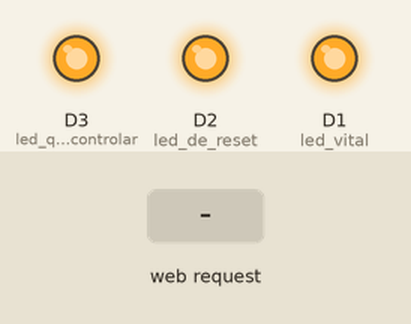
This sketch was run on a simulated ESP8266 (NodeMCU). On the bench: output pins drawn as LEDs (lit = HIGH). Inputs (shaded band) come from the test bench. WiFi joins after 1.5 s; servers stay silent unless stated; storage starts empty; what the sketch prints to the serial monitor is not drawn.

Above: at 2.7 s.
2.8 s: HTTP request GET /config?led_status=1 received
At 3.7 s:
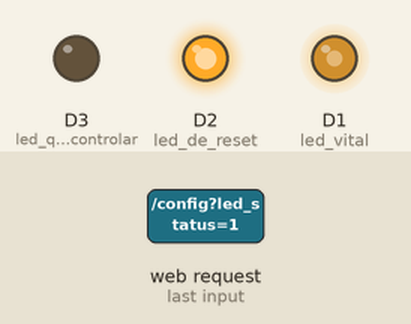
At 4.4 s:
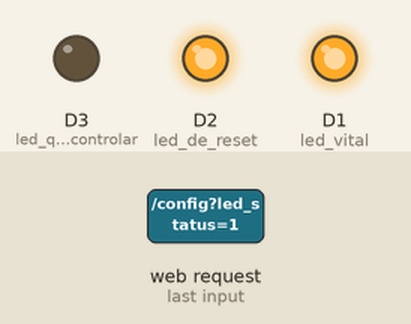
Timing chart, 0 to 11.8 s (numbered marks = the images above; inputs shaded):
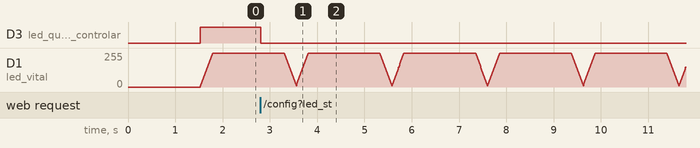

The sketch:

Autohome_html.ino
```cpp
#include "Arduino.h"
#include "ESP8266WiFi.h"
#include "WifiClient.h"
#include "ESP8266WebServer.h"
#include "SPI.h"
#define FS_NO_GLOBALS
#include "FS.h" // include do sistema de arquivos SPI

namespace CONFIG{
  const char* ssid = "ssid";
  const char* pass = "senha";
  char temSPIFFS = 0;
  char nome[32] = "Nome do ESP8266";
  char ledStatus=0;
}

ESP8266WebServer servidor;
namespace PAGINAS{
  void enviaArquivo(const char* nome){
    digitalWrite(D2,LOW);
    if(!CONFIG::temSPIFFS){
      servidor.send(200,"text/plain","SPIFFS nao inicializado!");
      digitalWrite(D2,HIGH);
      return;
    };
    fs::File arquivo=SPIFFS.open(nome,"r");
    servidor.setContentLength(CONTENT_LENGTH_UNKNOWN);
    servidor.streamFile(arquivo,"text/html");
    arquivo.close();
    digitalWrite(D2,HIGH);
  }
  void handleIndex(){
    // envia o arquivo index.htm
    enviaArquivo("/index.htm");
  }
  void handleSetup(){
    // envia o arquivo setup.htm
    enviaArquivo("/setup.htm");
  }
  // Envia as configurações em formato JSON
  // no caso estou enviando só o nome e o estado do LED
  void handleDados(){
    digitalWrite(D2,LOW);
    servidor.setContentLength(CONTENT_LENGTH_UNKNOWN);
    String dadosJSON="";
    dadosJSON += "{";
    dadosJSON += "\"esp_nome\":\"";
    dadosJSON += CONFIG::nome;
    dadosJSON += "\",";
    dadosJSON += "\"led_status\":\"";
    dadosJSON += CONFIG::ledStatus ? "on" : "off";
    dadosJSON += "\"}";
    servidor.send(200,"text/json",dadosJSON);
    servidor.client().stop();
    digitalWrite(D2,HIGH);
  }
  void handleConfig(){
    // descomentar para mostrar os argumentos recebidos pelo método POST
    /*int argCount = servidor.args();
    int i;
    for(i=0;i<argCount;i++){
      Serial.print(i);
      Serial.print(")");
      Serial.print(servidor.argName(i));
      Serial.print("=");
      Serial.println(servidor.arg(i));
    };*/
    if(servidor.hasArg("novo_nome")){
      String novo_nome = servidor.arg("novo_nome");
      memset(CONFIG::nome,0,sizeof(CONFIG::nome));
      strncpy(CONFIG::nome,novo_nome.c_str(),31);
    };
    if(servidor.hasArg("led_status")){ // o form não envia essa variável quando o
      CONFIG::ledStatus = 1;           // checkbox não está marcado
    }else{
      CONFIG::ledStatus = 0;
    };
    // Não sei se o certo seria fazer isso ou mandar
    // um header pra redirecionar o browser, mas isso
    // funciona também
    enviaArquivo("/index.htm");
  };
};
int pisca=0;
int pisca_dir=10;
void setup(){
  Serial.begin(115200);
  Serial.println(ESP.getResetReason()); // se o ESP foi resetado, a gente vai saber o motivo

  ESP.wdtEnable(8000); // configura o WDT pra resetar o ESP se ele ficar sem comer por 8 segundos
  pinMode(D1,OUTPUT);  // led vital. colocar um led amarelo aqui, catodo ligado no pino.
  pinMode(D2,OUTPUT);  // led de reset. colocar um led vermelho aqui com o catodo ligado no pino.
  pinMode(D3,OUTPUT);  // led que eu vou controlar. colocar um led verde aqui, catodo ligado no pino.
  digitalWrite(D2,LOW); // acende o led de reset pra gente saber que o ESP8266 reiniciou

  Serial.print("Conectando a ");
  Serial.print( CONFIG::ssid );

  WiFi.enableSTA(true); // coloca o ESP em modo estação (ele pode estar configurado como ponto de acesso)
  WiFi.begin(CONFIG::ssid,CONFIG::pass);

  while(WiFi.status()!=WL_CONNECTED){
    delay(100);
    Serial.print(".");
    ESP.wdtFeed();
  };
  Serial.print("Conectado! Meu IP: ");
  Serial.println(WiFi.localIP());
  Serial.println("Inicializando servidor."); // configura o ESP para servir algumas páginas
  servidor.on("/index" ,PAGINAS::handleIndex);
  servidor.on("/setup" ,PAGINAS::handleSetup);
  servidor.on("/config",PAGINAS::handleConfig);
  servidor.on("/dados", PAGINAS::handleDados);

  servidor.begin();
  Serial.println("Servidor inicializado");
  Serial.println("Inicializando SPIFFS");

  if(SPIFFS.begin()){  // inicializa o SPIFFS. por algum motivo o ESP reseta algunas vezes
                       // até essa função funcionar.
    CONFIG::temSPIFFS = 1;
    Serial.println("SPIFFS inicializado com sucesso!");
    Serial.println("Listando arquivos na memoria flash:");
    fs::Dir diretorio = SPIFFS.openDir("/");
    while(diretorio.next()){
      Serial.print(diretorio.fileName());
      Serial.print(" ");
      Serial.print(diretorio.fileSize());
      Serial.println(" bytes");
    };
  }else{
    CONFIG::temSPIFFS=0;
  };
  Serial.println("Esperando conexões...");
  // apaga o led de reset quando tudo estiver inicializado
  digitalWrite(D2,HIGH);
}
unsigned long old_millis;
void loop(){
  servidor.handleClient();
  // muda a intensidade do led vital
  // e liga e desliga o led D3 conforme a variável CONFIG::ledStatus
  if(millis() >= old_millis+10){
    pisca=pisca+pisca_dir;
    if(pisca>=1000)pisca_dir=-10;
    if(pisca<=10)  pisca_dir=10;
    analogWrite(D1,pisca);
    if(CONFIG::ledStatus) digitalWrite(D3,LOW); else digitalWrite(D3,HIGH);
    old_millis=millis();
  }

}
```

Measured:
- after the input at 2.8 s, D3 (led_que_eu_vou_controlar): HIGH → LOW at once
